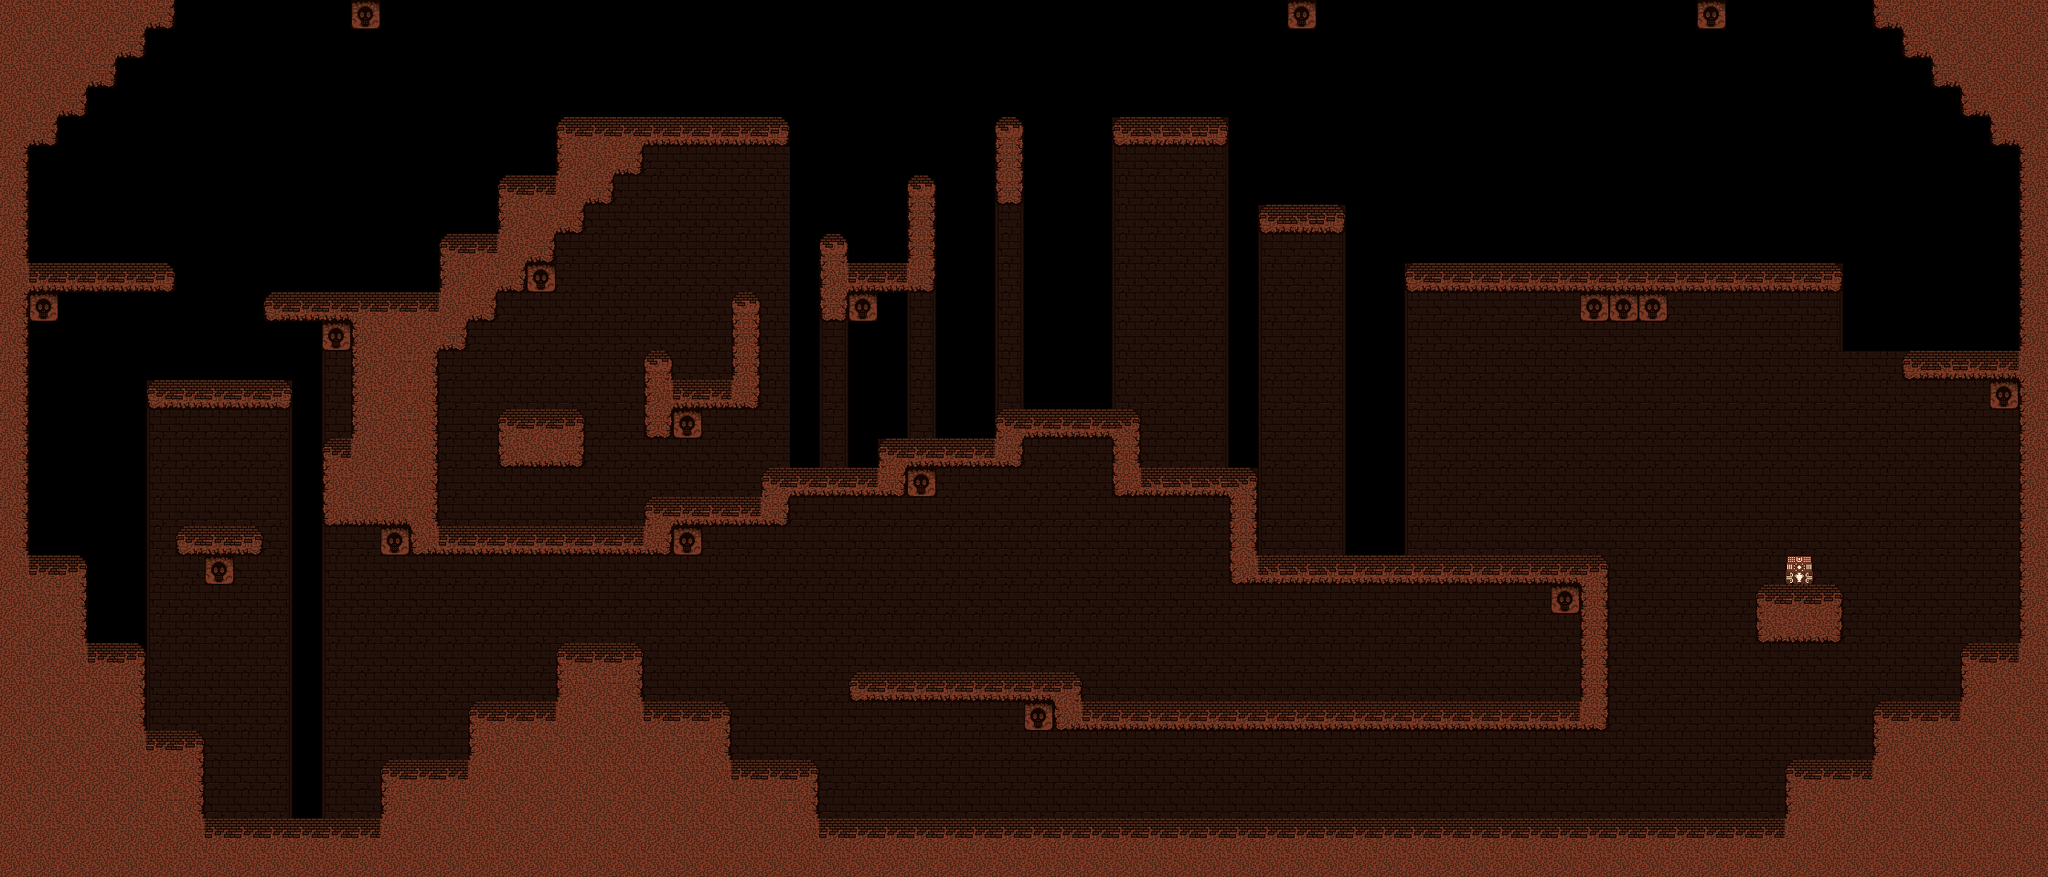

A 2D game scene composited from a Tiled map and its tileset images. What follows is a short description and the map's XML, with each tile layer's data collapsed to a summary:
An orthogonal 70x30 tile map with 32x32 px tiles, 2 tile layers (Pared, Suelo), 1 hidden layer not drawn.

<map version="1.4" tiledversion="1.4.3" orientation="orthogonal" renderorder="right-down" width="70" height="30" tilewidth="32" tileheight="32" infinite="0" nextlayerid="4" nextobjectid="1">
 <editorsettings>
  <export target="SueloNivel3.json" format="json" />
 </editorsettings>
 <tileset firstgid="1" name="Tile_sheet" tilewidth="32" tileheight="32" tilecount="40" columns="8">
  <image source="Tile_sheet.png" width="256" height="160" />
 </tileset>
 <imagelayer id="2" name="Fondo" visible="0">
  <image source="../../../Niveles/Salta_De_Templo_Nivel_2.2.png" />
 </imagelayer>
 <layer id="3" name="Pared" width="70" height="30">
  <data>[2100 cells, 1115 non-empty, 7 distinct tile ids]</data>
 </layer>
 <layer id="1" name="Suelo" width="70" height="30">
  <data>[2100 cells, 576 non-empty, 17 distinct tile ids]</data>
 </layer>
</map>
